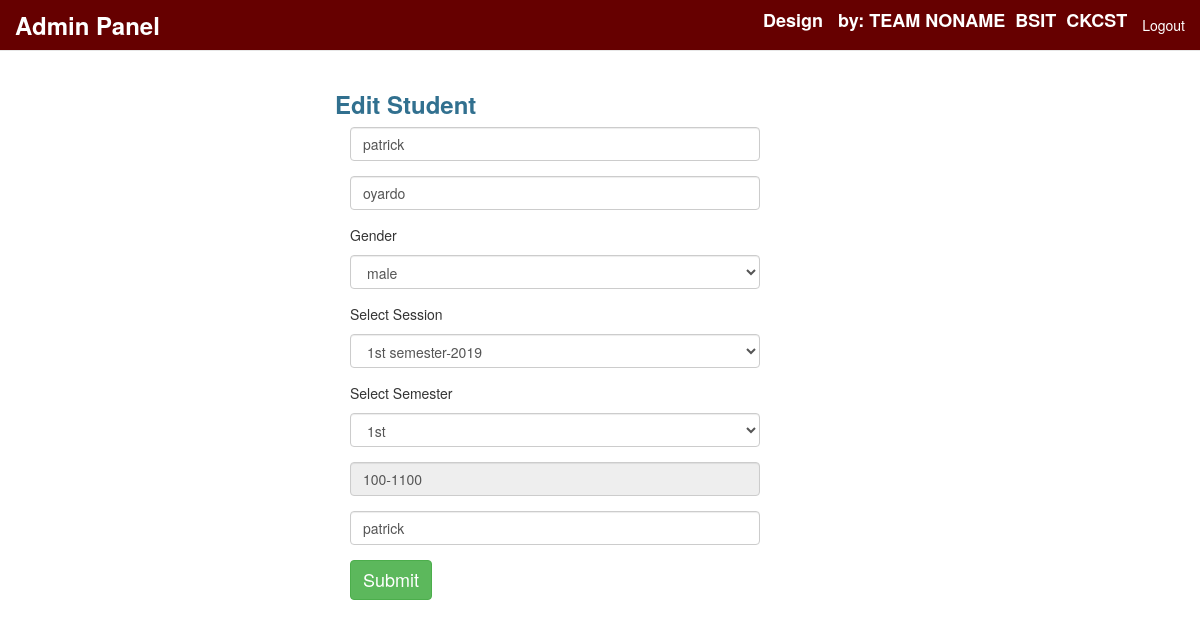
Screenshot of /Adminlogin/EditStudent.php?StudentID=12 (signed in) with the database file from the repository.
### tables this page shows
CREATE TABLE `student` (
  `StudentID` int(15) NOT NULL,
  `StudentName` varchar(50) NOT NULL,
  `FatherName` varchar(50) NOT NULL,
  `Gender` varchar(10) NOT NULL,
  `SessionID` int(11) NOT NULL,
  `ProgramID` int(15) NOT NULL,
  `DepartmentID` int(15) NOT NULL,
  `SemesterID` int(15) NOT NULL,
  `RollNO` varchar(20) NOT NULL,
  `Password` varchar(20) NOT NULL
);

### Adminlogin/EditStudent.php (the view, shortened to what this page needs)
<?php
include("Connection.php");
$StudentID = $_REQUEST['StudentID'];
$result=mysqli_query($connection,"select * from student where StudentID='$StudentID'")or die ("query 1 incorrect.....");
list($StudentID,$StudentName,$FatherName,$Gender,$Session,$ProgramID,$DepartmentID,$SemesterID,$RollNO,$Password)=mysqli_fetch_array($result);
?>
<!DOCTYPE html>
<html lang="en">
<head>
<link rel="stylesheet" href="css/bootstrap.min.css"/>
</head>
<body>
     <?php include("include/header.php");?>
        <div class="container-fluid">
            <h3 class="text-info" style="padding-left:320px;">
                <b>Edit Student</b>
            </h3>
    <div class="row">
    <form action="EditStudent.php" name="form" method="post" class="form-horizontal" style="margin-left:350px">
        <div class="form-group">
	  	    <div class="col-md-6">
 			<input type="text" class="form-control"  name="StudentName" value="<?php echo $StudentName; ?>" />
            </div>
		 	</div>
    <div class="form-group">
        <div class="col-md-6">
	       <input type="text" class="form-control"  name="FatherName" value="<?php echo $FatherName; ?>" />
           </div>
           </div>
         <div class="form-group">
	  			<div class="col-md-6">
                    <p>Gender</p>
                    <select id="Gender" name="Gender" class="form-control">
                     <option id="male" name="male">male</option>
                    </select>
             </div></div>
     <div class="form-group">
	  			<div class="col-md-6">
            <p>Select Session</p>
            <select class="form-control" id="SessionID" name="SessionID">
                <?php
                        $qry4=mysqli_query($connection,"select * from `session`");
                        while($row4=mysqli_fetch_array($qry4))
                        {
            ?>
	      <option value="<?php echo $row4['SessionID'];?>"><?php echo $row4['SessionName'];?></option>
	       <?php }?>
                </select>
                    </div>
                </div>
            <div class="form-group">
	  	        <div class="col-md-6">
                    <p>Select Semester</p>
                        <select class="form-control" name="SemesterID">
                                <option id="1">1st</option>
                        </select>
                    </div>
                </div>
            <div class="form-group">
	  	        <div class="col-md-6">
    <input type="text" class="form-control" id="RollNO" name="RollNO" disabled value="<?php echo $RollNO; ?>">
		 	    </div>
            </div>
                <div class="form-group">
	  	            <div class="col-md-6">
                        <input type="text" class="form-control"  name="Password" value="<?php echo $Password; ?>" />
                        </div>
		 	        </div>
       <button type="submit" class="btn btn-success" name="btn_save" id="btn_save" style="font-size:18px">Submit</button>
                </form>
                </div>
            </div>
            </body>
</html>

### rows the page displays
student: StudentName "patrick", FatherName "oyardo", RollNO "100-1100", Password "patrick"

### other values shown
form field SessionID "1st semester-2019"
